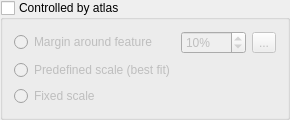
        <widget class="QgsCollapsibleGroupBoxBasic" name="mAtlasCheckBox">
         <property name="title">
          <string>Controlled by atlas</string>
         </property>
         <property name="checkable">
          <bool>true</bool>
         </property>
         <property name="checked">
          <bool>false</bool>
         </property>
         <property name="collapsed" stdset="0">
          <bool>true</bool>
         </property>
         <property name="syncGroup" stdset="0">
          <string notr="true">composeritem</string>
         </property>
         <layout class="QGridLayout" name="gridLayout_2">
          <item row="0" column="0">
           <widget class="QRadioButton" name="mAtlasMarginRadio">
            <property name="enabled">
             <bool>false</bool>
            </property>
            <property name="text">
             <string>Margin around feature</string>
            </property>
           </widget>
          </item>
          <item row="0" column="1">
           <layout class="QHBoxLayout" name="horizontalLayout_11">
            <item>
             <widget class="QgsSpinBox" name="mAtlasMarginSpinBox">
              <property name="enabled">
               <bool>false</bool>
              </property>
              <property name="sizePolicy">
               <sizepolicy hsizetype="Expanding" vsizetype="Fixed">
                <horstretch>0</horstretch>
                <verstretch>0</verstretch>
               </sizepolicy>
              </property>
              <property name="suffix">
               <string>%</string>
              </property>
              <property name="maximum">
               <number>9999</number>
              </property>
              <property name="value">
               <number>10</number>
              </property>
             </widget>
            </item>
            <item>
             <widget class="QgsDataDefinedButton" name="mAtlasMarginDDBtn">
              <property name="text">
               <string>...</string>
              </property>
             </widget>
            </item>
           </layout>
          </item>
          <item row="1" column="0">
           <widget class="QRadioButton" name="mAtlasPredefinedScaleRadio">
            <property name="toolTip">
             <string>Use one of the predefined scales of the project where the atlas feature best fits.</string>
            </property>
            <property name="text">
             <string>Predefined scale (best fit)</string>
            </property>
           </widget>
          </item>
          <item row="2" column="0">
           <widget class="QRadioButton" name="mAtlasFixedScaleRadio">
            <property name="enabled">
             <bool>false</bool>
            </property>
            <property name="text">
             <string>Fixed scale</string>
            </property>
           </widget>
          </item>
         </layout>
        </widget>
